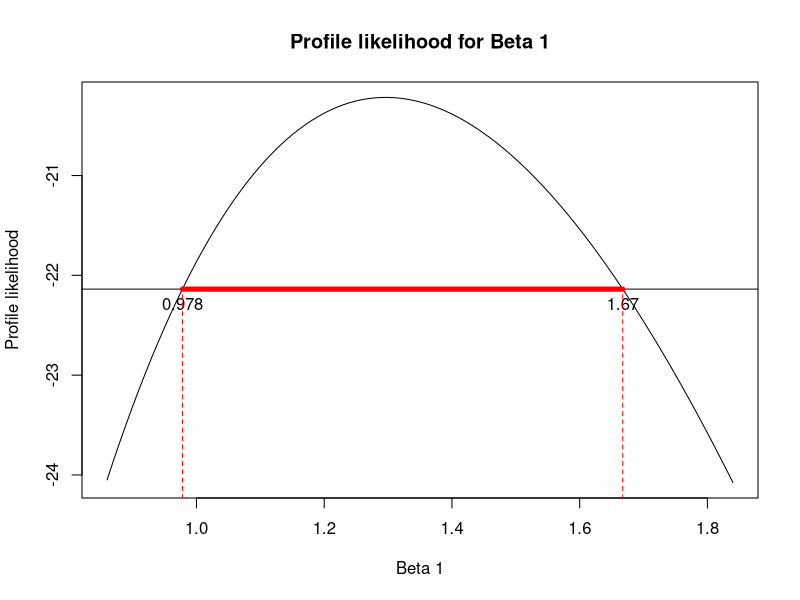

Write R code to recreate this figure.
#################### EXERCISE 1 #################### 

mysummary <- function(x, mean = T, variance = T){
  avg <- mean(x)
  var <- var(x)
  if (mean == T & variance == F){
    output <- list("mean" = avg)
  }
  if (mean == F & variance == T){
    output <- list("variance" = variance)
    
  }
  if (mean == T & variance == T){
    output <- list("mean" = avg, "variance" = variance)
  }
  
  return(output)
}


x <- rnorm(1000)
mysummary(x, mean = T, variance = F)


#################### EXERCISE 2 #################### 

#################### a) #################### 

updatebeta <- function(beta_prev, x, y){
  n <- nrow(x)
  Jbeta <- 0
  Ubeta <- matrix(0, nrow = 2, ncol = 1)
  for(i in 1:n){
    etai <- -x[i, ] %*% beta_prev
    Jbeta <- Jbeta + as.vector(exp(etai) / 
             (1 + exp(etai)) ^ 2) *  (x[i, ] %*% t(x[i, ]))
    Ubeta <- Ubeta + t((y[i] - 1 / (1 + exp(etai))) %*% t(x[i, ]))
  }
  return(beta_prev + solve(Jbeta) %*% Ubeta)
}

# There are more efficient ways to do this, for example, without the for loop.
# Can you find how?

#################### b) #################### 

breast <- read.table("breast-cancer-wiconsin.txt", header=TRUE)
str(breast)
breast$status[which(breast$status == 4)] <- 1
breast$status[which(breast$status == 2)] <- 0
y <- na.omit(breast)$status # responses in the model
x <- cbind(rep(1, length(y)), na.omit(breast)$nuclei) 
#Construct the design matrix for our model

tol <- 1e-8 # we set tol to an arbitrary value
maxit <- 50 # same for maxit
beta0 <- c(0, 0) #initialize the beta, could be set to any values
beta1 <- updatebeta(beta0, x = x, y = y) # do one iteration to initialize beta1
beta_evol <- beta1 # initialize the beta_evol data
it <- 1 # set it to 1, because 1 update was done on line 63

while (max(abs(beta0 - beta1)) > tol & it < maxit){
  it <- it + 1 # at each iteration, it is augmented by 1
  beta0 <- beta1 # beta0 becomes beta1
  beta1 <- updatebeta(beta0, x = x, y = y) # update once
  beta_evol <- cbind(beta_evol, beta1) # add a column to beta_evol
}

beta_newton_raphson <- beta_evol[, it] # [, it] because 'it' is the last iteration

#################### c) #################### 

loglikelihood <- function(beta, x, y){
  n <- nrow(x)
  ll <- 0
  for (i in 1:n){
    etai <- -x[i, ] %*% beta
    ll <- ll + (1 - y[i]) * etai - log(1 + exp(etai))
  }
  return(-ll) # optim minimizes - we need to put a minus
}

#### more efficient way
loglkhd <- function(beta, y, x){
  eta <- as.vector(x %*% beta)
  -sum(y * eta - log(1 + exp(eta))) # minus sign because optim() minimizes by default
}   

#################### d) #################### 

beta_optim <- optim(par = c(0, 0), fn = loglikelihood,
                    method='BFGS', x = x, y = y)$par


beta_optim
beta_newton_raphson
glm(y ~ x[, -1], family = 'binomial')$coefficients
#################### EXERCISE 3 #################### 

#################### a) #################### 

goose.data <- read.table("goose.txt", header=TRUE)
goose.glm <-glm(cbind(returned, offered - returned) ~ log(bid), 
                data = goose.data, family = binomial(link = "logit"))

summary(goose.glm)
logLik(goose.glm)

goose.plci.05 = confint(goose.glm, level=.95) #default
goose.nlci.05 = confint.default(object = goose.glm)

cutoff_5 <- as.numeric(logLik(goose.glm)) - 0.5 * qchisq(p = 0.95, df = 1)
# cutoff_1 <- as.numeric(logLik(goose.glm)) - 0.5 * qchisq(p = 0.99, df = 1)

#################### b) #################### 

grid.beta1 = seq(-2, 2, by = 0.01)  # a grid of values of beta0 
                                      # for computation of PL for beta1

profLik.beta.1 <- vector()

for (i in 1:length(grid.beta1)){
  fit_PL <- glm(cbind(returned, offered - returned) ~ 1 +
                    offset(grid.beta1[i] * log(bid)), 
                      data = goose.data, family = binomial(link = "logit"))
  profLik.beta.1[i] <- as.numeric(logLik(fit_PL))
}


layout(1)
plot(grid.beta1[profLik.beta.1 > cutoff_5 - 2], 
     profLik.beta.1[profLik.beta.1 > cutoff_5 - 2], 
     type = "l", 
     main = "Profile likelihood for Beta 1",
     ylab = "Profile likelihood",
     xlab = "Beta 1")
abline(h = cutoff_5)
lines(x = c(goose.plci.05[2, ][1],
          goose.plci.05[2, ][2]), 
      y = c(cutoff_5, cutoff_5), 
      col = "red", lwd = 5)
text(x = goose.plci.05[2, ][1], 
     y = cutoff_5, 
     labels = as.character(signif(goose.plci.05[2, ][1], 3)), 
     pos =1)
text(x = goose.plci.05[2, ][2], 
     y = cutoff_5, 
     labels = as.character(signif(goose.plci.05[2, ][2], 3)), 
     pos = 1)
lines(x = c(goose.plci.05[2, ][1],
          goose.plci.05[2, ][1]), 
      y = c(-30, cutoff_5),
      col = "red", lty = 2)
lines(x = c(goose.plci.05[2, ][2],
          goose.plci.05[2, ][2]), 
      y = c(-30, cutoff_5),
      col = "red", lty = 2)
